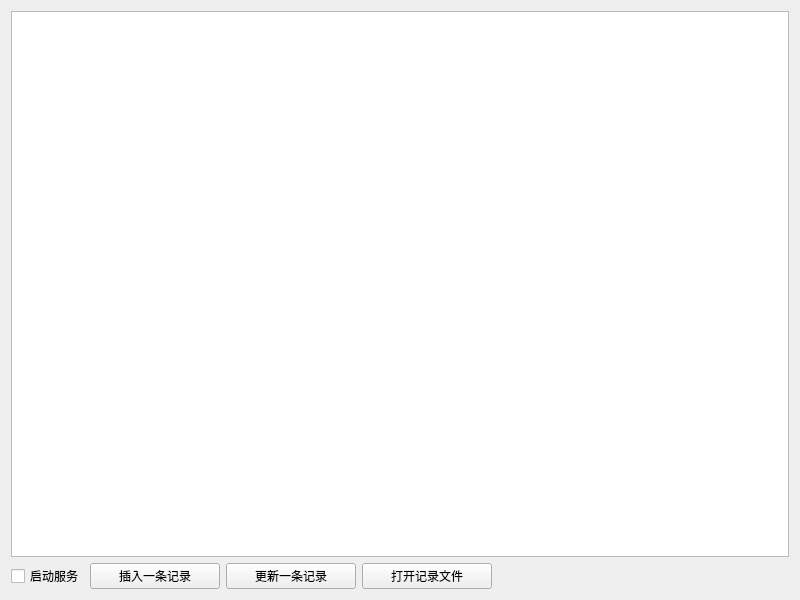
<?xml version="1.0" encoding="UTF-8"?>
<ui version="4.0">
 <class>frmSaveRunTime</class>
 <widget class="QWidget" name="frmSaveRunTime">
  <property name="geometry">
   <rect>
    <x>0</x>
    <y>0</y>
    <width>800</width>
    <height>600</height>
   </rect>
  </property>
  <property name="windowTitle">
   <string>Form</string>
  </property>
  <layout class="QVBoxLayout" name="verticalLayout">
   <item>
    <widget class="QTextEdit" name="txtMain"/>
   </item>
   <item>
    <layout class="QHBoxLayout" name="horizontalLayout">
     <item>
      <widget class="QCheckBox" name="checkBox">
       <property name="text">
        <string>启动服务</string>
       </property>
      </widget>
     </item>
     <item>
      <widget class="QPushButton" name="btnAppend">
       <property name="minimumSize">
        <size>
         <width>130</width>
         <height>0</height>
        </size>
       </property>
       <property name="text">
        <string>插入一条记录</string>
       </property>
      </widget>
     </item>
     <item>
      <widget class="QPushButton" name="btnUpdate">
       <property name="minimumSize">
        <size>
         <width>130</width>
         <height>0</height>
        </size>
       </property>
       <property name="text">
        <string>更新一条记录</string>
       </property>
      </widget>
     </item>
     <item>
      <widget class="QPushButton" name="btnOpen">
       <property name="minimumSize">
        <size>
         <width>130</width>
         <height>0</height>
        </size>
       </property>
       <property name="text">
        <string>打开记录文件</string>
       </property>
      </widget>
     </item>
     <item>
      <spacer name="horizontalSpacer">
       <property name="orientation">
        <enum>Qt::Horizontal</enum>
       </property>
       <property name="sizeHint" stdset="0">
        <size>
         <width>40</width>
         <height>20</height>
        </size>
       </property>
      </spacer>
     </item>
    </layout>
   </item>
  </layout>
 </widget>
 <resources/>
 <connections/>
</ui>
